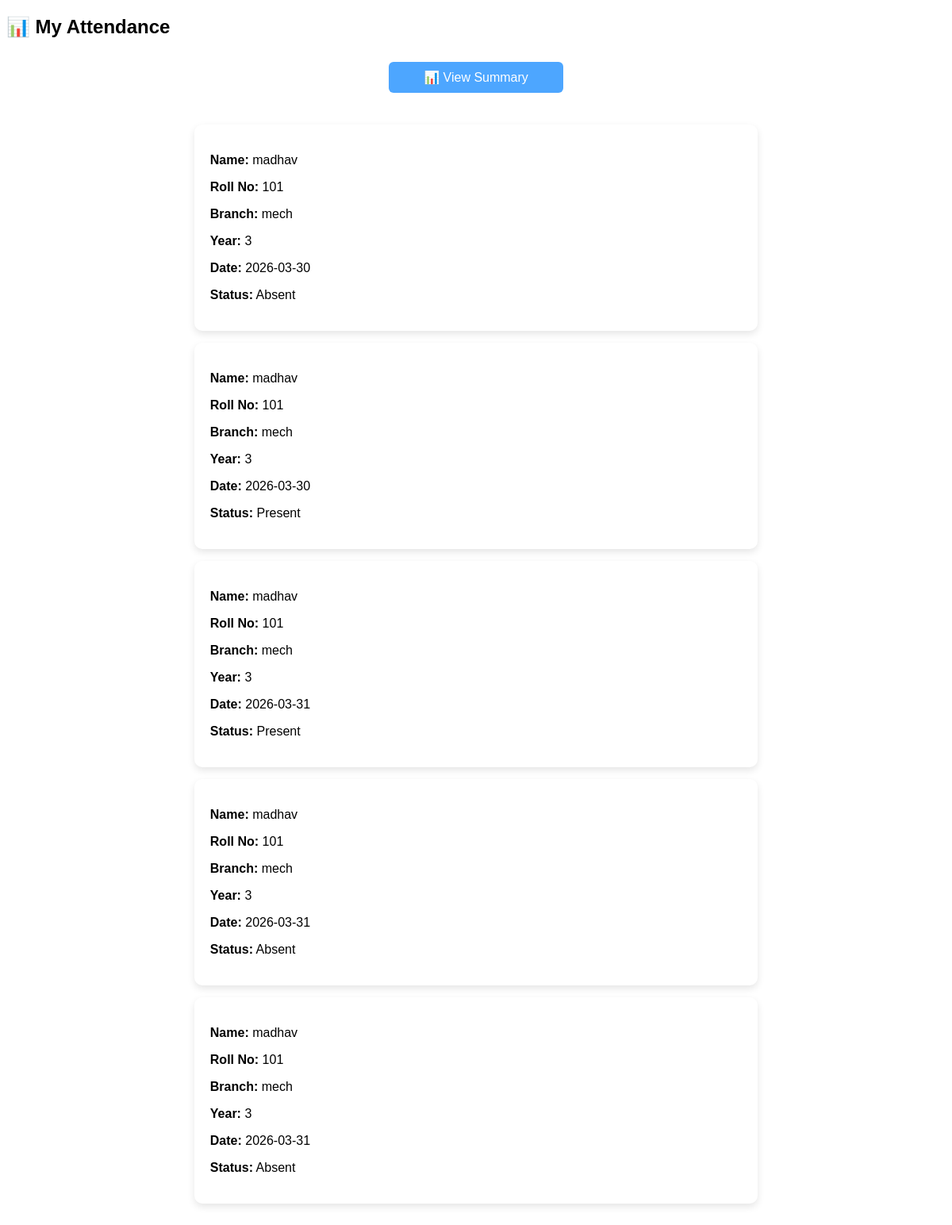
Page /view-attendance on the committed database.
### tables this page shows
CREATE TABLE attendance(
id INTEGER PRIMARY KEY AUTOINCREMENT,
name TEXT,
roll_no TEXT,
email TEXT,
date TEXT,
status TEXT
);

CREATE TABLE students(
        id INTEGER PRIMARY KEY AUTOINCREMENT,
        name TEXT,
        email TEXT,
        password TEXT,
        course TEXT
    , roll_no TEXT, branch TEXT, year TEXT);

### app.py (the view)
@app.route('/view-attendance')
def view_attendance():
    conn = get_db()
    cur = conn.cursor()
    roll_no = "101"   # must match student
    cur.execute("""
    SELECT attendance.name, attendance.roll_no,
       students.branch, students.year,
       attendance.date, attendance.status
    FROM attendance
    JOIN students ON attendance.roll_no = students.roll_no
    WHERE attendance.roll_no=?
    """, (roll_no,))
    data = cur.fetchall()
    print("VIEW DATA:", data)
    conn.close()
    return render_template("view_attendance.html", data=data)

### app.py (called while the page is built)
def get_db():
    return sqlite3.connect("database.db")

### templates/view_attendance.html (shortened to what this page needs)
<!DOCTYPE html>
<html>
<head>
<link rel="stylesheet" href="/static/style.css">
</head>
<body>
<h2>📊 My Attendance</h2>
<div style="text-align:center; margin-bottom:20px;">
    <a href="/attendance-summary" class="btn">📊 View Summary</a>
</div>
<div class="attendance-container">
{% for a in data %}
<div class="attendance-card">
<p><strong>Name:</strong> {{a[0]}}</p>
<p><strong>Roll No:</strong> {{a[1]}}</p>
<p><strong>Branch:</strong> {{a[2]}}</p>
<p><strong>Year:</strong> {{a[3]}}</p>
<p><strong>Date:</strong> {{a[4]}}</p>
<p><strong>Status:</strong> {{a[5]}}</p>
</div>
{% endfor %}
</div>
</body>
</html>

### static/style.css (style rules this page uses)
.btn { display:inline-block; width:200px; padding:10px; margin:10px auto; background:#4da6ff; color:white; text-decoration:none; border-radius:6px; text-align:center; }
.attendance-container { width: 60%; margin: 30px auto; }
.attendance-card { background: white; padding: 20px; margin-bottom: 15px; border-radius: 10px; box-shadow: 0 4px 10px rgba(0,0,0,0.1); }
body { background: url("https://images.unsplash.com/photo-1523580494863-6f3031224c94") no-repeat center center fixed; background-size: cover; font-family: Arial, sans-serif; }

### rows in the picture
attendance: name "madhav", roll_no "101", branch "mech", year "3", date "2026-03-30", status "Absent"
attendance: name "madhav", roll_no "101", branch "mech", year "3", date "2026-03-30", status "Present"
attendance: name "madhav", roll_no "101", branch "mech", year "3", date "2026-03-31", status "Present"
attendance: name "madhav", roll_no "101", branch "mech", year "3", date "2026-03-31", status "Absent"
attendance: name "madhav", roll_no "101", branch "mech", year "3", date "2026-03-31", status "Absent"
